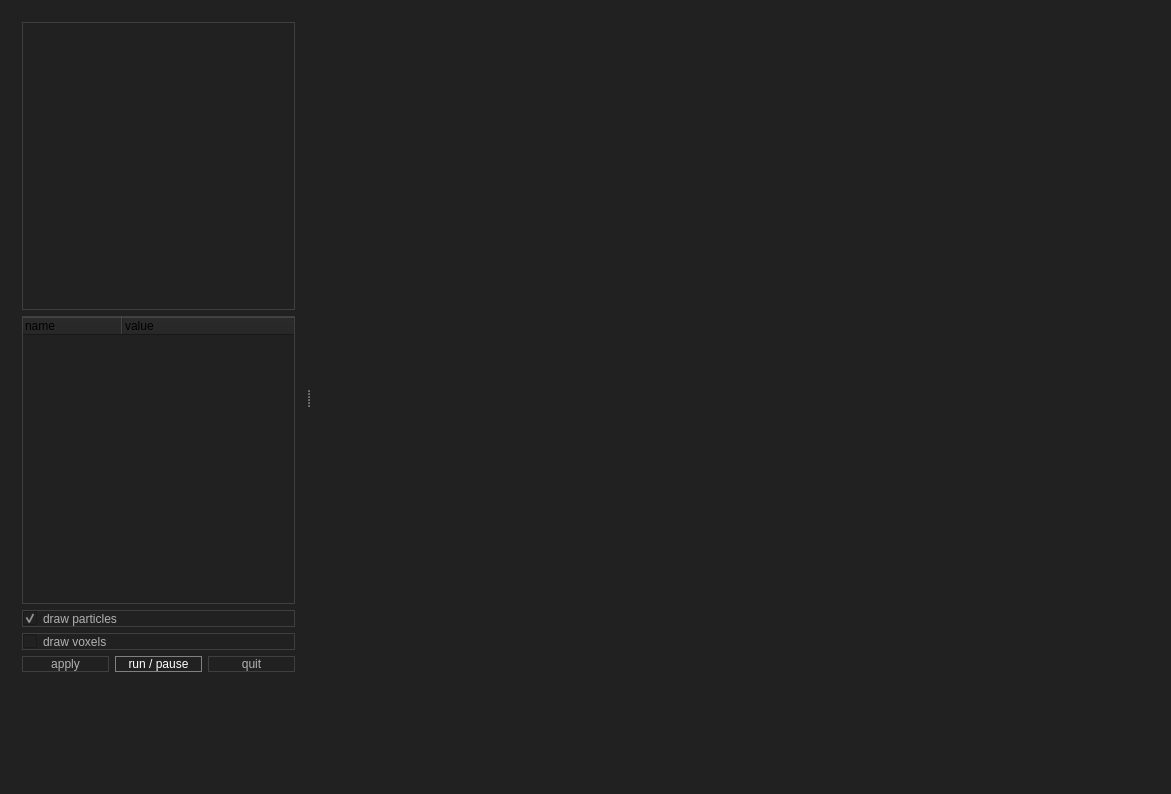
<?xml version="1.0" encoding="UTF-8"?>
<ui version="4.0">
 <class>Widget</class>
 <widget class="QWidget" name="Widget">
  <property name="geometry">
   <rect>
    <x>0</x>
    <y>0</y>
    <width>1171</width>
    <height>794</height>
   </rect>
  </property>
  <property name="windowTitle">
   <string>tiny_SPH | Computación Paralela | FaMAF - UNC</string>
  </property>
  <property name="styleSheet">
   <string notr="true">QWidget {
   background-color:rgb(33, 33, 33)
}

QLabel {
   color: rgb(177, 177, 177); 
}

QListWidget {
   color: rgb(177, 177, 177); 
   border: 1px solid rgb(63, 63, 63);
}

QCheckBox {
   color: rgb(177, 177, 177); 
   border: 1px solid rgb(63, 63, 63);
   text-align:left;
}

QPushButton:checked {
	background-color: rgb(80, 80, 80);
}

QPushButton {
   color: rgb(177, 177, 177); 
   border: 1px solid rgb(63, 63, 63);
}

QMenu {
   color: rgb(177, 177, 177); 
    background-color:rgb(33, 33, 33);
    border: 1px solid black;
}

QMenu::item {
    background-color: transparent;
}

QMenu::item:selected { 
    background-color: rgb(63, 63, 63);
}

QPlainTextEdit {
   color: rgb(177, 177, 177); 
   border: 1px solid rgb(63, 63, 63);
}



QTreeWidget {
   color: rgb(177, 177, 177); 
   border: 1px solid rgb(63, 63, 63);
}

</string>
  </property>
  <layout class="QGridLayout" name="gridLayout_3">
   <item row="0" column="0">
    <widget class="QSplitter" name="splitter">
     <property name="orientation">
      <enum>Qt::Horizontal</enum>
     </property>
     <widget class="QWidget" name="layoutWidget">
      <layout class="QGridLayout" name="gridLayout_2">
       <item row="0" column="0">
        <layout class="QGridLayout" name="gridLayout">
         <item row="0" column="0" colspan="3">
          <widget class="QPlainTextEdit" name="mText"/>
         </item>
         <item row="1" column="0" colspan="3">
          <widget class="SphConfig" name="mAttributes">
           <property name="columnCount">
            <number>2</number>
           </property>
           <column>
            <property name="text">
             <string notr="true">name</string>
            </property>
           </column>
           <column>
            <property name="text">
             <string notr="true">value</string>
            </property>
           </column>
          </widget>
         </item>
         <item row="5" column="2">
          <widget class="QPushButton" name="mQuit">
           <property name="text">
            <string>quit</string>
           </property>
          </widget>
         </item>
         <item row="5" column="1">
          <widget class="QPushButton" name="mRun">
           <property name="styleSheet">
            <string notr="true">color: rgb(255, 255, 255); 
border: 1px solid rgb(128, 128, 128);
</string>
           </property>
           <property name="text">
            <string>run / pause</string>
           </property>
          </widget>
         </item>
         <item row="5" column="0">
          <widget class="QPushButton" name="mApply">
           <property name="text">
            <string>apply</string>
           </property>
          </widget>
         </item>
         <item row="2" column="0" colspan="3">
          <widget class="QCheckBox" name="mDrawParticles">
           <property name="text">
            <string>draw particles</string>
           </property>
           <property name="checked">
            <bool>true</bool>
           </property>
          </widget>
         </item>
         <item row="4" column="0" colspan="3">
          <widget class="QCheckBox" name="mDrawVoxels">
           <property name="text">
            <string>draw voxels</string>
           </property>
          </widget>
         </item>
        </layout>
       </item>
       <item row="1" column="0">
        <spacer name="verticalSpacer">
         <property name="orientation">
          <enum>Qt::Vertical</enum>
         </property>
         <property name="sizeType">
          <enum>QSizePolicy::Preferred</enum>
         </property>
         <property name="sizeHint" stdset="0">
          <size>
           <width>13</width>
           <height>100</height>
          </size>
         </property>
        </spacer>
       </item>
      </layout>
     </widget>
     <widget class="Visualization" name="mVisualization">
      <property name="sizePolicy">
       <sizepolicy hsizetype="MinimumExpanding" vsizetype="Preferred">
        <horstretch>0</horstretch>
        <verstretch>0</verstretch>
       </sizepolicy>
      </property>
      <property name="minimumSize">
       <size>
        <width>800</width>
        <height>0</height>
       </size>
      </property>
     </widget>
    </widget>
   </item>
  </layout>
 </widget>
 <layoutdefault spacing="6" margin="11"/>
 <customwidgets>
  <customwidget>
   <class>Visualization</class>
   <extends>QFrame</extends>
   <header>visualization.h</header>
   <container>1</container>
  </customwidget>
  <customwidget>
   <class>SphConfig</class>
   <extends>QTreeWidget</extends>
   <header>sphconfig.h</header>
  </customwidget>
 </customwidgets>
 <resources/>
 <connections/>
</ui>
